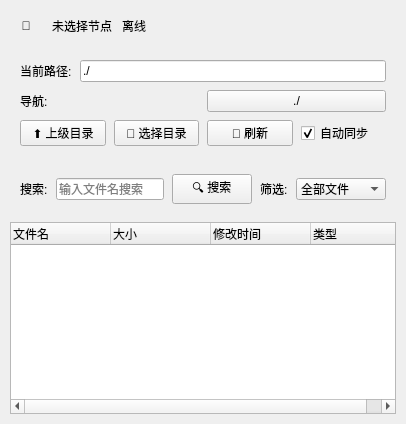
<?xml version="1.0" encoding="UTF-8"?>
<ui version="4.0">
 <class>DirectoryTabPage</class>
<widget class="QWidget" name="DirectoryTabPage">
  <layout class="QVBoxLayout" name="verticalLayout">
   <property name="spacing">
    <number>8</number>
   </property>
   <property name="leftMargin">
    <number>10</number>
   </property>
   <property name="topMargin">
    <number>10</number>
   </property>
   <property name="rightMargin">
    <number>10</number>
   </property>
   <property name="bottomMargin">
    <number>10</number>
   </property>
   <item>
    <layout class="QHBoxLayout" name="nodeInfoLayout">
     <property name="spacing">
      <number>10</number>
     </property>
     <item>
      <widget class="QLabel" name="nodeIconLabel">
       <property name="minimumSize">
        <size>
         <width>32</width>
         <height>32</height>
        </size>
       </property>
       <property name="styleSheet">
        <string notr="true"/>
       </property>
       <property name="text">
        <string>📁</string>
       </property>
       <property name="alignment">
        <set>Qt::AlignmentFlag::AlignCenter</set>
       </property>
      </widget>
     </item>
     <item>
      <widget class="QLabel" name="nodeNameLabel">
       <property name="styleSheet">
        <string notr="true"/>
       </property>
       <property name="text">
        <string>未选择节点</string>
       </property>
      </widget>
     </item>
     <item>
      <widget class="QLabel" name="nodeStatusLabel">
       <property name="styleSheet">
        <string notr="true"/>
       </property>
       <property name="text">
        <string>离线</string>
       </property>
      </widget>
     </item>
     <item>
      <spacer name="nodeInfoSpacer">
       <property name="orientation">
        <enum>Qt::Orientation::Horizontal</enum>
       </property>
       <property name="sizeType">
        <enum>QSizePolicy::Policy::Expanding</enum>
       </property>
       <property name="sizeHint" stdset="0">
        <size>
         <width>40</width>
         <height>20</height>
        </size>
       </property>
      </spacer>
     </item>
    </layout>
   </item>
   <item>
    <layout class="QVBoxLayout" name="pathLayout">
     <property name="spacing">
      <number>8</number>
     </property>
     <property name="leftMargin">
      <number>10</number>
     </property>
     <property name="topMargin">
      <number>10</number>
     </property>
     <property name="rightMargin">
      <number>10</number>
     </property>
     <property name="bottomMargin">
      <number>10</number>
     </property>
     <item>
      <layout class="QHBoxLayout" name="pathLabelLayout">
       <item>
        <widget class="QLabel" name="pathLabel">
         <property name="styleSheet">
          <string notr="true"/>
         </property>
         <property name="text">
          <string>当前路径:</string>
         </property>
        </widget>
       </item>
       <item>
        <widget class="QLineEdit" name="pathEdit">
         <property name="styleSheet">
          <string notr="true"/>
         </property>
         <property name="text">
          <string>./</string>
         </property>
         <property name="readOnly">
          <bool>true</bool>
         </property>
        </widget>
       </item>
      </layout>
     </item>
     <item>
      <layout class="QHBoxLayout" name="breadcrumbLayout">
       <item>
        <widget class="QLabel" name="breadcrumbLabel">
         <property name="styleSheet">
          <string notr="true"/>
         </property>
         <property name="text">
          <string>导航:</string>
         </property>
        </widget>
       </item>
       <item>
        <layout class="QHBoxLayout" name="breadcrumbItemsLayout">
         <property name="spacing">
          <number>5</number>
         </property>
         <item>
          <widget class="QPushButton" name="rootButton">
           <property name="styleSheet">
            <string notr="true"/>
           </property>
           <property name="text">
            <string>./</string>
           </property>
          </widget>
         </item>
        </layout>
       </item>
      </layout>
     </item>
     <item>
      <layout class="QHBoxLayout" name="buttonLayout">
       <item>
        <widget class="QPushButton" name="upButton">
         <property name="toolTip">
          <string>上级目录</string>
         </property>
         <property name="styleSheet">
          <string notr="true"/>
         </property>
         <property name="text">
          <string>⬆ 上级目录</string>
         </property>
        </widget>
       </item>
       <item>
        <widget class="QPushButton" name="browseButton">
         <property name="toolTip">
          <string>选择目录</string>
         </property>
         <property name="styleSheet">
          <string notr="true"/>
         </property>
         <property name="text">
          <string>📁 选择目录</string>
         </property>
        </widget>
       </item>
       <item>
        <widget class="QPushButton" name="refreshButton">
         <property name="toolTip">
          <string>刷新文件列表</string>
         </property>
         <property name="styleSheet">
          <string notr="true"/>
         </property>
         <property name="text">
          <string>🔄 刷新</string>
         </property>
        </widget>
       </item>
       <item>
        <widget class="QCheckBox" name="autoSyncCheckBox">
         <property name="styleSheet">
          <string notr="true"/>
         </property>
         <property name="text">
          <string>自动同步</string>
         </property>
         <property name="checked">
          <bool>true</bool>
         </property>
        </widget>
       </item>
      </layout>
     </item>
    </layout>
   </item>
   <item>
    <layout class="QVBoxLayout" name="searchLayout">
     <property name="spacing">
      <number>8</number>
     </property>
     <property name="leftMargin">
      <number>10</number>
     </property>
     <property name="topMargin">
      <number>10</number>
     </property>
     <property name="rightMargin">
      <number>10</number>
     </property>
     <property name="bottomMargin">
      <number>10</number>
     </property>
     <item>
      <layout class="QHBoxLayout" name="searchInputLayout">
       <item>
        <widget class="QLabel" name="searchLabel">
         <property name="styleSheet">
          <string notr="true"/>
         </property>
         <property name="text">
          <string>搜索:</string>
         </property>
        </widget>
       </item>
       <item>
        <widget class="QLineEdit" name="searchEdit">
         <property name="styleSheet">
          <string notr="true"/>
         </property>
         <property name="placeholderText">
          <string>输入文件名搜索</string>
         </property>
        </widget>
       </item>
       <item>
        <widget class="QPushButton" name="searchButton">
         <property name="styleSheet">
          <string notr="true"/>
         </property>
         <property name="text">
          <string>🔍 搜索</string>
         </property>
        </widget>
       </item>
       <item>
        <widget class="QLabel" name="filterLabel">
         <property name="styleSheet">
          <string notr="true"/>
         </property>
         <property name="text">
          <string>筛选:</string>
         </property>
        </widget>
       </item>
       <item>
        <widget class="QComboBox" name="filterComboBox">
         <property name="styleSheet">
          <string notr="true"/>
         </property>
         <item>
          <property name="text">
           <string>全部文件</string>
          </property>
         </item>
         <item>
          <property name="text">
           <string>仅目录</string>
          </property>
         </item>
         <item>
          <property name="text">
           <string>文本文件</string>
          </property>
         </item>
         <item>
          <property name="text">
           <string>图片文件</string>
          </property>
         </item>
         <item>
          <property name="text">
           <string>音频文件</string>
          </property>
         </item>
         <item>
          <property name="text">
           <string>视频文件</string>
          </property>
         </item>
         <item>
          <property name="text">
           <string>压缩文件</string>
          </property>
         </item>
         <item>
          <property name="text">
           <string>可执行文件</string>
          </property>
         </item>
        </widget>
       </item>
      </layout>
     </item>
    </layout>
   </item>
   <item>
    <widget class="QTreeWidget" name="folderTree">
     <property name="styleSheet">
      <string notr="true"/>
     </property>
     <property name="horizontalScrollBarPolicy">
      <enum>Qt::ScrollBarPolicy::ScrollBarAsNeeded</enum>
     </property>
     <property name="selectionMode">
      <enum>QAbstractItemView::SelectionMode::ExtendedSelection</enum>
     </property>
     <property name="textElideMode">
      <enum>Qt::TextElideMode::ElideRight</enum>
     </property>
     <property name="wordWrap">
      <bool>false</bool>
     </property>
     <property name="columnCount">
      <number>4</number>
     </property>
     <column>
      <property name="text">
       <string>文件名</string>
      </property>
     </column>
     <column>
      <property name="text">
       <string>大小</string>
      </property>
     </column>
     <column>
      <property name="text">
       <string>修改时间</string>
      </property>
     </column>
     <column>
      <property name="text">
       <string>类型</string>
      </property>
     </column>
    </widget>
   </item>
  </layout>
 </widget>
 <resources/>
 <connections/>
</ui>
